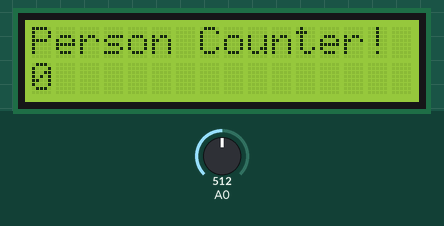
The sketch below on a simulated Arduino Uno, built with avr-gcc and run on an emulated ATmega328P. Parts: 16×2 character LCD. Inputs (shaded band) come from the test bench; at power-on: A0 = 512.

Above: at 1.2 s.
1.3 s: A0 set to 910
At 2.1 s:
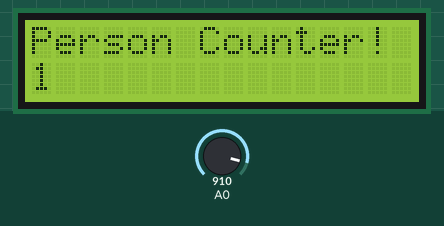
Timing chart, 0 to 4.3 s (numbered marks = the images above; inputs shaded):
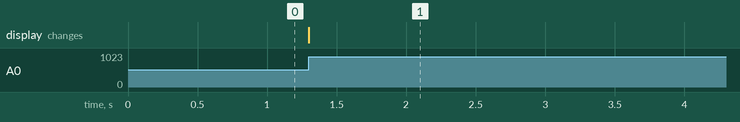

The sketch:

ldr_person.ino
```cpp
// include the library code:
#include <LiquidCrystal.h>
int myCounter = 0; // declare counter variable and set to zero
int flag = 0; // declare flag

// initialize the library with the numbers of the interface pins
LiquidCrystal lcd(12, 11, 5, 4, 3, 2);

void setup() {
  // set up the LCD's number of columns and rows:
  lcd.begin(16, 2);
  // Print a message to the LCD.
  lcd.print("Person Counter!");
  lcd.setCursor(0,1);
  lcd.print(0);
}

void loop() {
  // set the cursor to column 0, line 1
  lcd.setCursor(0, 1);

  if(analogRead(A0) < 900)
  {
    flag = 1;
  }

  if(analogRead(A0) > 900 && flag == 1)
  {
    myCounter++;
    lcd.print(myCounter);
    flag = 0;
  }
}
```

Measured:
- after the input at 1.3 s, the display: changes at once (image 1)
